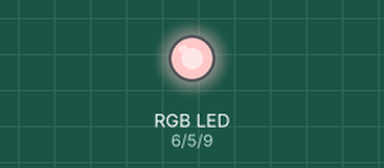
Simulated run of this sketch. Board: Arduino Uno, built with avr-gcc and run on an emulated ATmega328P. Shown: an RGB LED mixed from three pins (HIGH = lit).

Above: at 0.1 s.
Timing chart, 0 to 1.6 s (numbered marks = the images above):
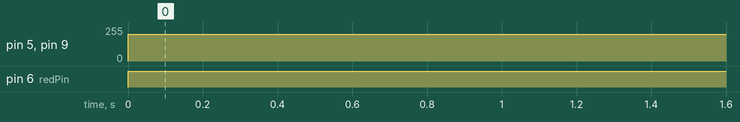

The sketch:

led.ino
```cpp
int greenPin = 5;
int redPin = 6;
int bluePin = 9;

void setup() {
  pinMode(redPin, OUTPUT);
  pinMode(greenPin, OUTPUT);
  pinMode(bluePin, OUTPUT);
}

void loop() {
  analogWrite(redPin, 255);
  analogWrite(greenPin, 200);
  analogWrite(bluePin, 200);
}
```

Measured:
- by itself, pin 5 (greenPin), pin 9 (bluePin): 0/255 → 200/255 at 0.00 s
- by itself, pin 6 (redPin): LOW → HIGH at 0.00 s
